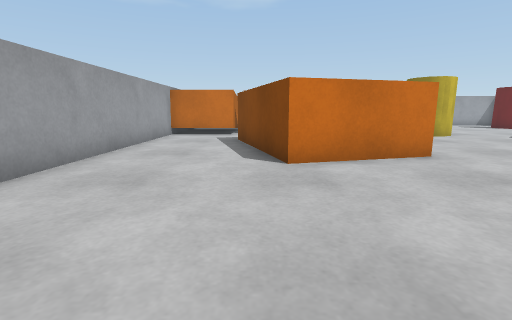
[1] (above)

16 first-person views from a walk through a world built for the Webots simulator. The camera is 0.05 m above the floor, tilts 10° down and sees 85° across. The floor is counted in squares, 0.05 m on a side. Each view is taken from the middle of a square. On the plan, view 1 faces up. The plan holds only what a view shows up to about 11 squares ahead; the rest is blank. Robots are left out. Simple shapes and patterns stand in for the simulator's stock objects.

[2]
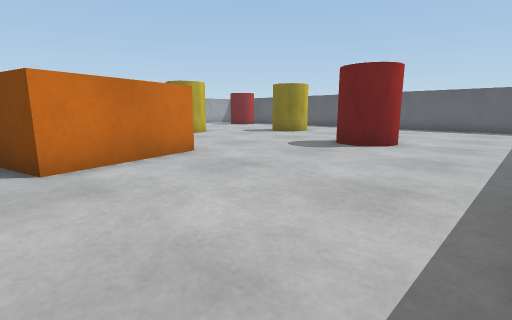

[3]
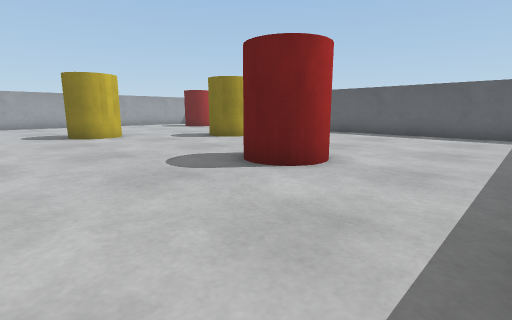

[4]
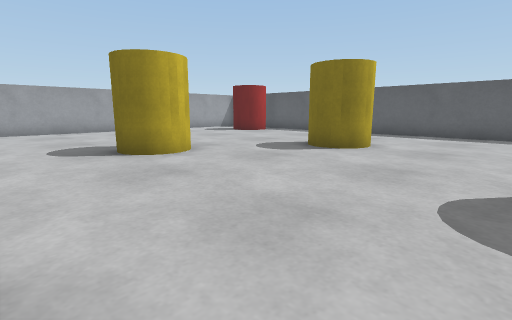

[5]
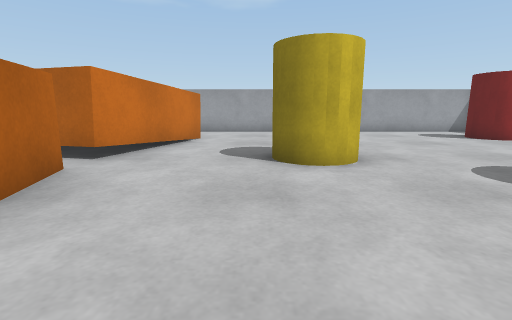

[6]
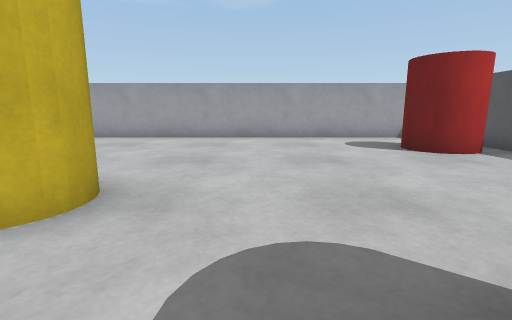

[7]
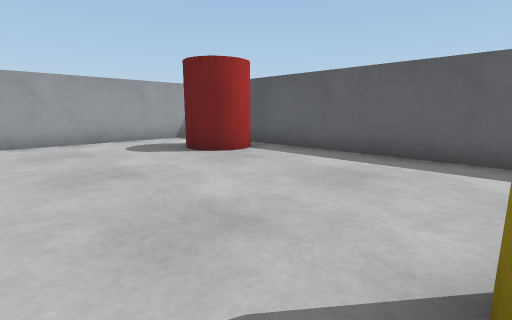

[8]
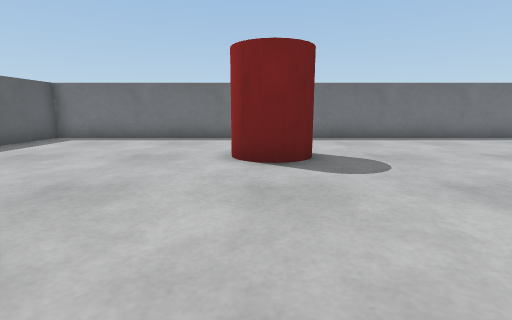

[9]
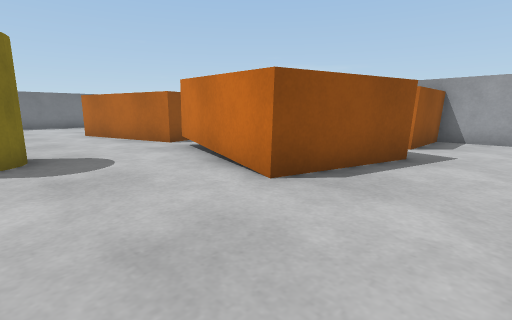

[10]
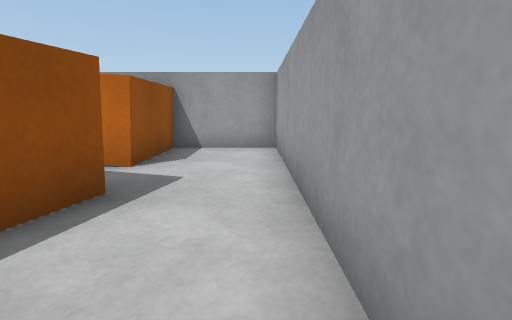

[11]
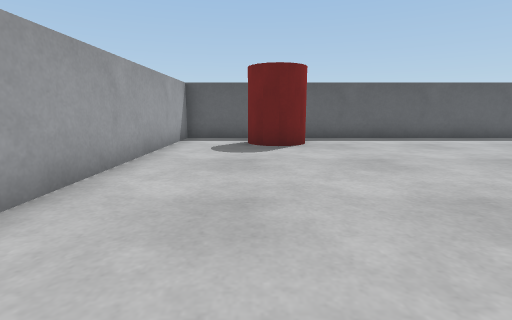

[12]
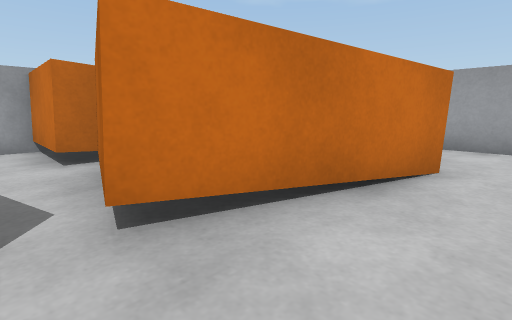

[13]
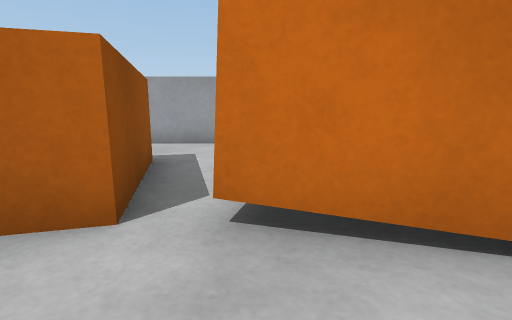

[14]
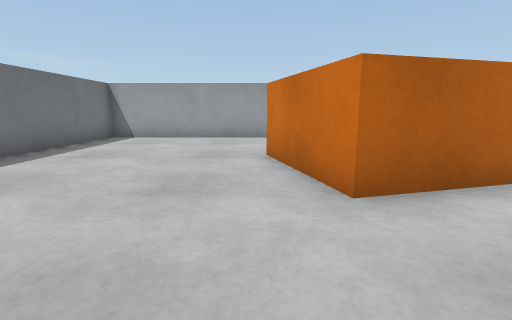

[15]
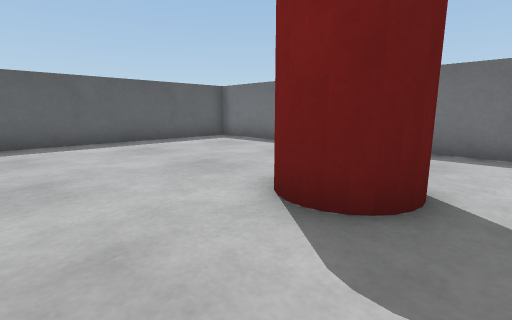

[16]
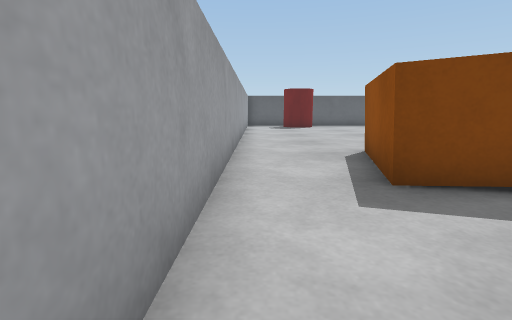

### Floor plan
Key: @ floor where view 1 was taken; # wall or solid block; . floor; J jar; B biscuit box.
Columns run from 4 left of view 1 to 17 right of it. Each row starts with its distance up from view 1.
 20 ######################
 19 #....................#
 18 #....................#
 17 #BBB.BBB..........JJ.#
 16    BBB BB.........JJJ#
 15        BB............#
 14        B.............#
 13    BB  B...J.........#
 12 #BBBBBBB..JJJ........#
 11 #.....B....JJ........#
 10 #..BBBBB.......JJ....#
  9 #...B  B.......J ....#
  8 #...B  B........J....#
  7 #...B  BB............#
  6 #...BBBBB............#
  5 #....B......J........#
  4 #...........JJ.......#
  3 #...........JJ.......#
  2 #....................#
  1 #....................#
  0 #...@................#
 -1 ######################

Where each view was taken, in squares from view 1:
view 1: 0 up, 0 right, facing up
view 2: 0 up, 0 right, facing up-right
view 3: 0 up, 4 right, facing up-right
view 4: 5 up, 4 right, facing up-right
view 5: 6 up, 6 right, facing up
view 6: 9 up, 10 right, facing up
view 7: 10 up, 10 right, facing up-right
view 8: 10 up, 9 right, facing down
view 9: 19 up, 7 right, facing down-left
view 10: 19 up, 4 right, facing left
view 11: 17 up, 6 right, facing right
view 12: 11 up, 5 right, facing up-left
view 13: 12 up, 5 right, facing left
view 14: 5 up, 7 right, facing left
view 15: 7 up, 7 right, facing down-right
view 16: 19 up, 3 left, facing right
